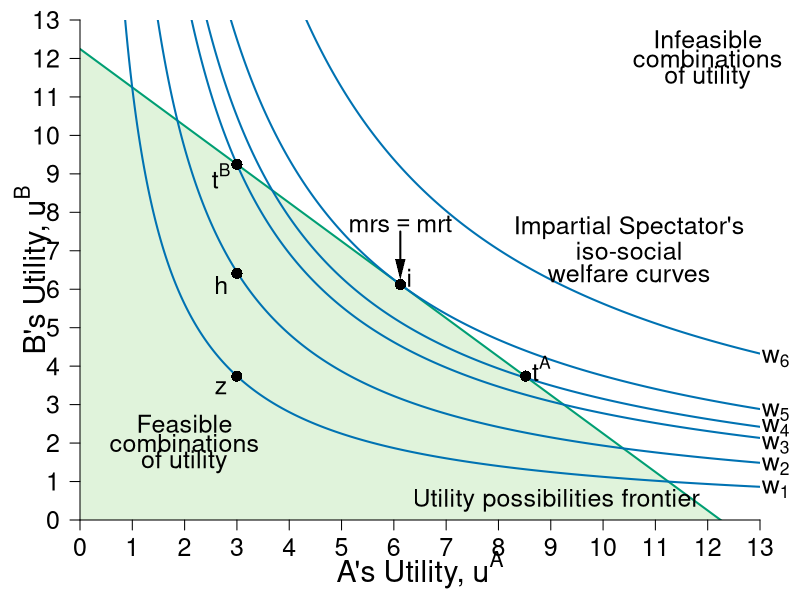

Source code (R):
require(ggplot2)
require(shape)
require(plotrix)
#pdf(file = "property_fig8STEP1.pdf", width = 9, height = 7)
#pdf(file = "property_fig8STEP2.pdf", width = 9, height = 7)
pdf(file = "property/property_fig8.pdf", width = 9, height = 7)

#Set parameters for graphics
namesize <- 1.3
pointsize <- 1.8
axislabelsize <- 1.8
labelsize <- 1.5
namesize <- 1.8
annotatesize <- 1.5
graphlinewidth <- 2
segmentlinewidth <- 1.5

upf <- function(ub) {
  12.24745 - ub
}

#Welfare at z: (((9^0.5)*(1^0.5))^0.5)*(((1^0.5)*(14^0.5))^0.5)

swf.z <- function(ub, a = 0.5, W = 3.350369) {
  (((W)*(1/ub)^a)^(1/(1-a)))
}

uAlog <- function(xA, yA, alpha = 1/2){
  alpha*log(xA) + (1-alpha)*log(yA)
}

#Welfare at h: (((7^0.5)*(1.3^0.5))^0.5)*(((3^0.5)*(13.7^0.5))^0.5)
swf.h <- function(ub, a = 0.5, W = 4.397651) {
  (((W)*(1/ub)^a)^(1/(1-a)))
}

swf.f <- function(ub, a = 0.5, W = 5.612486) {
  (((W)*(1/ub)^a)^(1/(1-a)))
}


swf.g <- function(ub, a = 0.5, W = 5.2671) {
  (((W)*(1/ub)^a)^(1/(1-a)))
}

swf.i <- function(ub, a = 0.5, W = 6.123724) {
  (((W)*(1/ub)^a)^(1/(1-a)))
}


#W = (^0.6)(^0.4)


#Notes
#ua = (xa^0.5)*(ya^0.5)
#ub = ((10-xa)^05)*((15-ya)^0.5)

#ua = (10^0.5)*(15^0.5) = 12.24745
#ua_e = u(8,2) = (8^0.5)*(2^0.5) = 4

#Point g
# => x^A = 4/((3/2)^0.5) = 3.27 => x^B = 6.73
# => y^A = 3/2(x^A) = 4.9 => y^B = 10.1
#ua_g(4.9^0.5)*(3.27^0.5) = 4.002874
#ub_g(6.73^0.5)*(10.1^0.5) = 8.244574
#W = (4.002874^0.5)*(8.244574^0.5) = 5.744736

COL <- c("#1B9E77", "#D95F02", "#7570B3", "#E7298A", "#66A61E", "#E6AB02", "#A6761D", "#666666")
grays <- gray.colors(25, start = 1, end = 0)
CBCols <- c("#009E73","#0072B2","#E69F00","#CC79A7")


#COL <- c("#7fc97f", "#beaed4", "#fdc086", "#ffff99")
par(mar =  c(4, 4, 1, 2))
xlims <- c(0, 13)
ylims <- c(0, 13)


plot(0, 0, xlim = xlims, ylim = ylims, type = "n",
     xlab = "",
     ylab = "",
     xaxt = "n", 
     yaxt = "n", 
     cex.lab = axislabelsize, 
     bty = "n",
     xaxs="i", 
     yaxs="i")

npts <- 500 
npts2 <- 501
#Specify the sequences of points for graphing. 
xx1 <- seq(xlims[1], xlims[2], length.out = npts)
xx2 <- seq(xlims[1], xlims[2], length.out = npts)
xx3 <- seq(xlims[1], xlims[2], length.out = npts2)
xx4 <- seq(xlims[1], 13, length.out = npts2)

text(0.5*xlims[2], -1.3, expression(paste("A's Utility, ", u^A)), xpd = TRUE, cex = axislabelsize) 
text(-0.9, 0.5*ylims[2], expression(paste("B's Utility, ", u^B)), xpd = TRUE, cex = axislabelsize, srt = 90) 


xpoly <- c(0, 12.24745, 0, 0)
ypoly <- c(0,0,12.24745,0)
polygon(x = xpoly, y = ypoly, col = "#e0f3db", density=NULL, border = NA)



#Draw the lines for the graphs
lines(xx1, upf(xx1), col = CBCols[1], lwd = graphlinewidth)
lines(xx1, swf.h(xx1), col = CBCols[2], lwd = graphlinewidth, lty = 1)
lines(xx1, swf.z(xx1), col = CBCols[2], lwd = graphlinewidth, lty = 1)
lines(xx1, swf.f(xx1), col = CBCols[2], lwd = graphlinewidth, lty = 1)
lines(xx1, swf.g(xx1), col = CBCols[2], lwd = graphlinewidth, lty = 1)
lines(xx1, swf.i(xx1), col = CBCols[2], lwd = graphlinewidth)
lines(xx1, swf.i(xx1, W = 7.5), col = CBCols[2], lwd = graphlinewidth)
#lines(xx2, solowCondition(xx2, delta = 5), col = COL[3], lwd = 4)
#lines(xx2, solowInfeas(xx2, delta = 5), col = COL[1], lwd = 4, lty = 2)

#Customize ticks and labels for the plot
ticksy <- seq(from = ylims[1], to = ylims[2], by = 1)
ylabels <- seq(from = ylims[1], to = ylims[2], by = 1)
ticksx <- seq(from =  xlims[1], to = xlims[2], by = 1)
xlabels <- seq(from = xlims[1], to = xlims[2], by = 1)
axis(1, at = ticksx, pos = 0, labels = xlabels, cex.axis = labelsize)
axis(2, at = ticksy, pos = 0, labels = ylabels, las = 1, cex.axis = labelsize)

#Annotation of the  graphs
#UPF
text(9.1, 0.5, expression(paste("Utility possibilities frontier")), cex = annotatesize)
#text(8.1, 0.8, expression(paste(u^B == (10^0.5)*(15^0.5) - u^A)), cex = annotatesize)

#Iso-welfare curve labels
text(10.5, 7.6, expression(paste("Impartial Spectator's")), cex = annotatesize)
text(10.5, 7, expression(paste("iso-social")), cex = annotatesize)
text(10.5, 6.4, expression(paste("welfare curves")), cex = annotatesize)

#Annotate point g
#ua_g(2.44949^0.5)*(((3/2)*2.44949)^0.5) = 3
#ub_g((10 - 2.44949)^0.5)*(15 - (3/2)*2.44949)^0.5) = 9.247448
#W = (3^0.5)*(9.247448^0.5) = 5.2671
#points(8.24, 4, pch = 16, col = "black", cex = 1.5)
points(3, 9.247448, pch = 16, col = "black", cex = 1.5)
text(3 - 0.3, 9.247448 - 0.3, expression(t^B), cex = annotatesize)


#Annotate Point i
#(5^0.5)*(7.5^0.5) = 6.123724
#W = (6.123724^0.6)*(6.123724^0.4) = 6.123724

points(6.123724, 6.123724, pch = 16, col = "black", cex = 1.5)
text(6.3, 6.3, expression(i), cex = annotatesize)

#Annotate point f
#ua_f(6.95^0.5)*(10.45^0.5) = 8.573214
#ub_f(3^0.5)*(4.5^0.5) = 3.674235
#W = (8.573214^0.5)*(3.674235^0.5) = 5.744736
#W = (4.002874^0.6)*(8.244574^0.4) = 5.344295
points(8.522177, (1^0.5)*(14^0.5), pch = 16, col = "black", cex = 1.5)
text(8.522177 + 0.3, (1^0.5)*(14^0.5) + 0.2, expression(t^A), cex = annotatesize)

#Annotate point e.
#ua_e = (8^0.5)*(2^0.5) = 4
#ub_e = (2^0.5)*(13.1^0.5) = 5.118594
#W = (4^0.5)*(5.118594^0.5) = 4.524862
#W = (4^0.6)*(5.118594^0.4) = 4.41465
# For old endowment, 8,2 and 2, 13 
# points(5.12, 4, pch = 16, col = "black", cex = 1.5)
# text(4.9, 3.8, expression(z), cex = annotatesize)
#For new endowment, 9,1 and 1, 14 
points((9^0.5)*(1^0.5), (1^0.5)*(14^0.5), pch = 16, col = "black", cex = 1.5)
text((9^0.5)*(1^0.5) - 0.3, (1^0.5)*(14^0.5) - 0.3, 
     expression(z), cex = annotatesize)

points(3, (3^0.5)*(13.7^0.5), pch = 16, col = "black", cex = 1.5)
text(3 - 0.3, (3^0.5)*(13.7^0.5) - 0.3, 
     expression(h), cex = annotatesize)

text(13.3, 0.8, expression(w[1]), cex = annotatesize, xpd = TRUE)
text(13.3, 1.4, expression(w[2]), cex = annotatesize, xpd = TRUE)
text(13.3, 1.95, expression(w[3]), cex = annotatesize, xpd = TRUE)
text(13.3, 2.4, expression(w[4]), cex = annotatesize, xpd = TRUE)
text(13.3, 2.8, expression(w[5]), cex = annotatesize, xpd = TRUE)
text(13.3, 4.2, expression(w[6]), cex = annotatesize, xpd = TRUE)

text(2, 2.5, expression("Feasible"), cex = annotatesize, xpd = TRUE)
text(2, 2, expression("combinations"), cex = annotatesize, xpd = TRUE)
text(2, 1.5, expression("of utility"), cex = annotatesize, xpd = TRUE)

text(12, 12.5, expression("Infeasible"), cex = annotatesize, xpd = TRUE)
text(12, 12, expression("combinations"), cex = annotatesize, xpd = TRUE)
text(12, 11.5, expression("of utility"), cex = annotatesize, xpd = TRUE)

text(6.123724, 7.7, expression(mrs == mrt), cex = annotatesize)
Arrows(6.123724, 7.5, 6.123724, 6.123724 + 0.4, col = "black", lty = 1, lwd = 2, arr.type = "triangle", arr.lwd = 0.5)


# For guidance when drawing the figures. 
# segments(3, 0, 3, ylims[2], lty = 2, col = "darkgray", lwd = 2)
# segments(0, 3.741657, xlims[2], 3.741657, lty = 2, col = "darkgray", lwd = 2)

dev.off()
